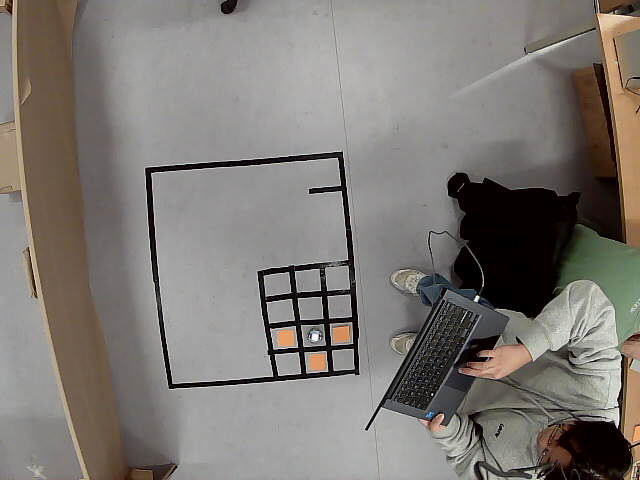
#> input picture images/4x3.jpg, 640 x 480 px, found by its file name
$ python crop_image.py
#> lines starting #> are read from the running program, lines starting #| are printed output that depends on the picture
import cv2
import numpy as np

def crop_image(image_path, x_bounds, y_bounds, output_path):
    """
    Crop an image given x and y bounds and save the result

    Args:
        image_path (str): Path to the input image
        x_bounds (tuple): (x_min, x_max) coordinates for cropping
        y_bounds (tuple): (y_min, y_max) coordinates for cropping
        output_path (str): Path where the cropped image will be saved
    """
#> called with image_path = 'images/4x3.jpg', x_bounds = (162, 379), y_bounds = (155, 392), output_path = 'images/4x3_cropped.jpg'
    # Read the image
    img = cv2.imread(image_path)
#> img is the input picture: shape (480, 640, 3); mean B, G, R 116.2, 120.8, 125.5

    if img is None:
        raise ValueError("Could not read the image")

    # Extract bounds
    x_min, x_max = x_bounds
    y_min, y_max = y_bounds

    # Ensure bounds are within image dimensions
    height, width = img.shape[:2]
#> height = 480; width = 640
    x_min = max(0, x_min)
    x_max = min(width, x_max)
#> x_max = 379
    y_min = max(0, y_min)
    y_max = min(height, y_max)
#> y_max = 392

    # Crop the image
    cropped_img = img[y_min:y_max, x_min:x_max]
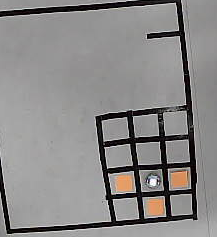
#> cropped_img: shape (237, 217, 3); mean B, G, R 135.7, 136.3, 138.1

    # Save the cropped image
    cv2.imwrite(output_path, cropped_img)

    return cropped_img

# Example usage
if __name__ == "__main__":
    # Example parameters
    image_path = "images/4x3.jpg"
    x_bounds = (162, 379)
    y_bounds = (155, 392)
    output_path = "images/4x3_cropped.jpg"

    cropped = crop_image(image_path, x_bounds, y_bounds, output_path)

$ run again, with images/my_photo-2.jpg copied over images/4x3.jpg
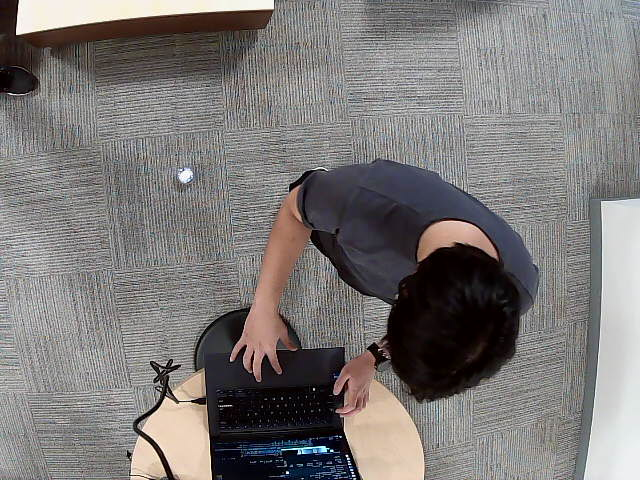
#> input picture images/my_photo-2.jpg, 640 x 480 px, found by its file name
#> in crop_image, img is the input picture: shape (480, 640, 3); mean B, G, R 119.5, 120.6, 124.1
#> in crop_image, `cropped_img = img[y_min:y_max, x_min:x_max]`:
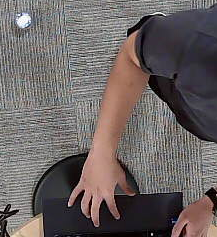
#> cropped_img: shape (237, 217, 3); mean B, G, R 99, 99.8, 107.7

$ run again, with images/my_photo-3.jpg copied over images/4x3.jpg
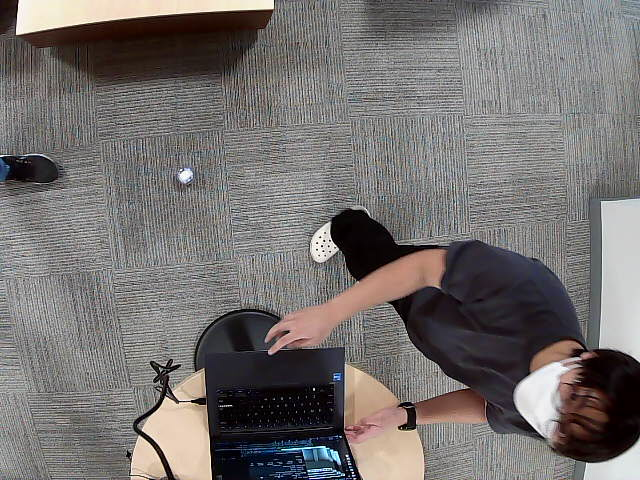
#> input picture images/my_photo-3.jpg, 640 x 480 px, found by its file name
#> in crop_image, img is the input picture: shape (480, 640, 3); mean B, G, R 111.4, 112.7, 116.9
#> in crop_image, `cropped_img = img[y_min:y_max, x_min:x_max]`:
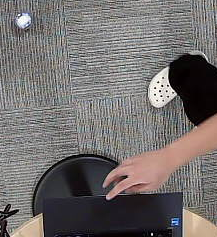
#> cropped_img: shape (237, 217, 3); mean B, G, R 109, 109.9, 114.5
